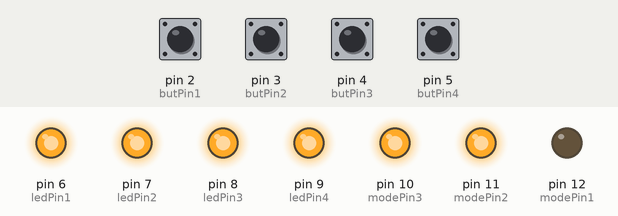
A sketch run on a simulated Arduino Uno, built with avr-gcc and run on an emulated ATmega328P. On the bench: output pins drawn as LEDs (lit = HIGH). The test bench sets the inputs (shaded band); at power-on: pin 2 (butPin1), pin 3 (butPin2), pin 4 (butPin3), pin 5 (butPin4) HIGH. MIDI output is not drawn.

Above: at 1.2 s.
1.3 s: pin 3 (butPin2) pulled LOW for 1 s
At 2.5 s:
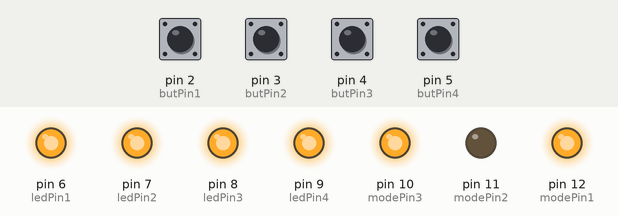
3.8 s: pin 4 (butPin3) pulled LOW for 1 s
At 5.6 s:
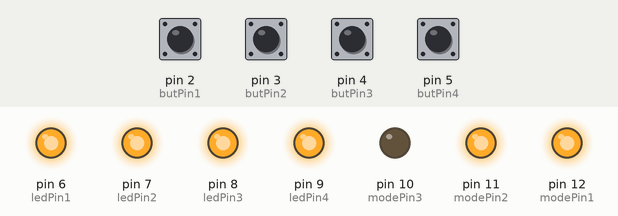
6.3 s: pin 2 (butPin1) pulled LOW for 0.15 s
At 7.3 s:
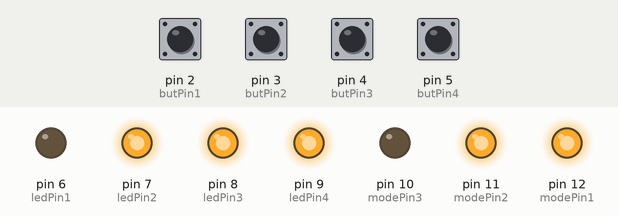
7.9 s: pin 5 (butPin4) pulled LOW for 0.15 s
At 8.5 s:
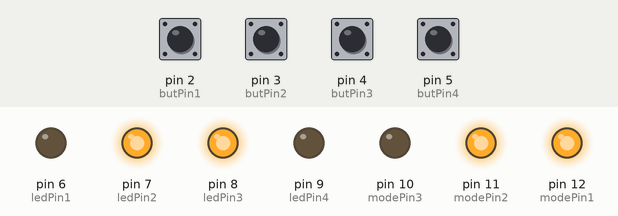
9.5 s: pin 3 (butPin2) pulled LOW for 0.15 s
At 10.8 s:
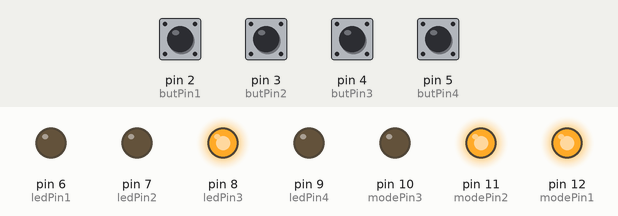
11.1 s: pin 2 (butPin1) pulled LOW for 0.15 s
At 12.2 s:
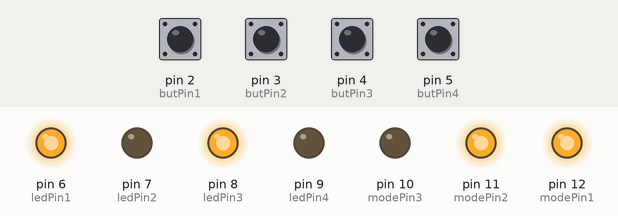
Timing chart, 0 to 13.8 s (numbered marks = the images above; inputs shaded):
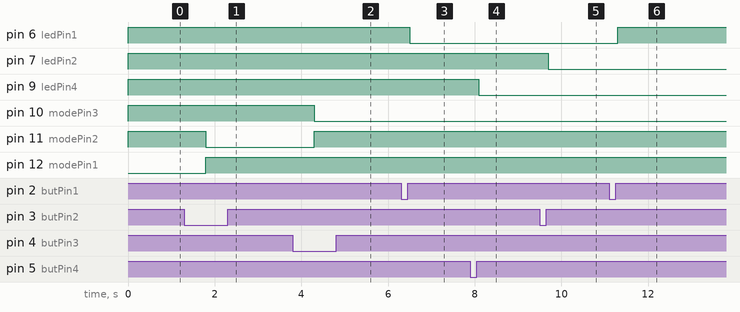

Measured:
- after the input at 1.3 s, pin 11 (modePin2): HIGH → LOW after 0.50 s; pin 12 (modePin1): LOW → HIGH after 0.50 s
- after the input at 3.8 s, pin 10 (modePin3): HIGH → LOW after 0.50 s; pin 11 (modePin2): LOW → HIGH after 0.50 s
- after the input at 6.3 s, pin 6 (ledPin1): HIGH → LOW after 0.20 s
- after the input at 7.9 s, pin 9 (ledPin4): HIGH → LOW after 0.20 s
- after the input at 9.5 s, pin 7 (ledPin2): HIGH → LOW after 0.20 s
- after the input at 11.1 s, pin 6 (ledPin1): LOW → HIGH after 0.20 s

The sketch:

FootController.ino
```cpp
/*
Based on:
4-Way Button: Click, Double-Click, Press+Hold, and Press+Long-Hold Test Sketch
By Jeff Saltzman, Oct. 13, 2009

Changes:
-  support up to 4 buttons (active Low)
-  Removed double-click
-  Removed very long hold
-  Added Midi control messages


Initial setting:

Preset mode:
1) Preset Down
2) Preset Up
3) Snapshot Up
4) Tap Tempo

Snapshot mode:
1) Snapshot 1
2) Snapshot 2
3) Snapshot 3
4) Snapshot 4

Stomp mode:
1)Stomp 1 on/off
2)Stomp 2 on/off
3)Stomp 3 on/off
4)Stomp 4 on/off / Tuner Off in tuner mode

Press and hold:
1) Preset Mode
2) Snapshot Mode
3) Stomp Mode
4) Tuner On
*/

#include <MIDI.h>
MIDI_CREATE_DEFAULT_INSTANCE();

#define butPin1 2 // digital input for button 1
#define butPin2 3 // digital input for button 2
#define butPin3 4 // digital input for button 3
#define butPin4 5 // digital input for button 4
#define ledPin1 6 // digital output pin for LED 1
#define ledPin2 7 // digital output pin for LED 2
#define ledPin3 8 // digital output pin for LED 3
#define ledPin4 9 // digital output pin for LED 4
#define modePin1 12 // digital output pin for mode 1
#define modePin2 11 // digital output pin for mode 2
#define modePin3 10 // digital output pin for mode 3

// LED variables
boolean ledVal1 = true; // state of LED 1
boolean ledVal2 = true; // state of LED 2
boolean ledVal3 = true; // state of LED 3
boolean ledVal4 = true; // state of LED 4

// Button definitions
//int buttonPin = 0;
int buttonPin1 = 2;
int buttonPin2 = 3;
int buttonPin3 = 4;
int buttonPin4 = 5;

// Button timing variables
int debounce = 50; // ms debounce period to prevent flickering when pressing or releasing the button
int DCgap = 50; // max ms between clicks for a double click event
int holdTime = 500; // ms hold period: how long to wait for press+hold event
int longHoldTime = 5000; // ms long hold period: how long to wait for press+hold event
int b;

// Other button variables
boolean buttonVal1 = HIGH; // value read from button
boolean buttonVal2 = HIGH; // value read from button
boolean buttonVal3 = HIGH; // value read from button
boolean buttonVal4 = HIGH; // value read from button
boolean buttonLast1 = HIGH; // buffered value of the button's previous state
boolean buttonLast2 = HIGH; // buffered value of the button's previous state
boolean buttonLast3 = HIGH; // buffered value of the button's previous state
boolean buttonLast4 = HIGH; // buffered value of the button's previous state
boolean DCwaiting1 = false; // whether we're waiting for a double click (down)
boolean DCwaiting2 = false;
boolean DCwaiting3 = false;
boolean DCwaiting4 = false;
boolean DConUp1 = false; // whether to register a double click on next release, or whether to wait and click
boolean DConUp2 = false;
boolean DConUp3 = false;
boolean DConUp4 = false;
boolean singleOK1 = true; // whether it's OK to do a single click
boolean singleOK2 = true;
boolean singleOK3 = true;
boolean singleOK4 = true;
long downTime1 = -1; // time the button was pressed down
long downTime2 = -1;
long downTime3 = -1;
long downTime4 = -1;
long upTime1 = -1; // time the button was released
long upTime2 = -1;
long upTime3 = -1;
long upTime4 = -1;
boolean ignoreUp1 = false; // whether to ignore the button release because the click+hold was triggered
boolean ignoreUp2 = false;
boolean ignoreUp3 = false;
boolean ignoreUp4 = false;
boolean waitForUp1 = false; // when held, whether to wait for the up event
boolean waitForUp2 = false;
boolean waitForUp3 = false;
boolean waitForUp4 = false;
boolean holdEventPast1 = false; // whether or not the hold event happened already
boolean holdEventPast2 = false;
boolean holdEventPast3 = false;
boolean holdEventPast4 = false;
boolean longHoldEventPast1 = false;// whether or not the long hold event happened already
boolean longHoldEventPast2 = false;
boolean longHoldEventPast3 = false;
boolean longHoldEventPast4 = false;

// Midi parameters
int SYSEX1 = 0xF0;
int SYSEX2 = 0xF7;
int ID1 = 0x00;
int ID2 = 0x01;
int ID3 = 0x0C;
int IDAX = 00;
int PAREDIT = 0x04;
int CC = 0xB0;
int PP = 0xC0;
int SWITCH = 0x81;
byte commandByte;
byte noteByte;
byte velocityByte;
int St;
int Mo;
int Dl;
int Rv;

int cc_fs1 = 49;       // 0 - 127
int cc_fs2 = 50;
int cc_fs3 = 51;
int cc_fs4 = 52;
int cc_fs5 = 53;
int cc_fs7 = 54;
int cc_fs8 = 55;
int cc_fs9 = 56;
int cc_fs10 = 57;
int cc_fs11 = 58;
int cc_taptempo = 64;  // 64-127
int cc_tuner = 68;
int cc_snapshot = 69;  // Snapshot-keuze (0= Snapshot 1, 1= Snapshot 2, 2= Snapshot 3, 8= next, 9= previous
int cc_stompmode = 71; // Voetschakelaarmode (0= Stomp, 1= Scroll, 2= Preset, 3= Snapshot, 4= next, 5= previous)

int MODE = 1;          // 1=preset 2=snapshot 3=stomp
int TEMPO = 64;
int TEMPCOUNTER = 0;
int TEMPSTART = 0;
int ShowTunerPage = 0;
int CHAN = 1;
int PC = 0;
int SNAP = 0;
int fs4 = 0;
int fs5 = 0;
int fs6 = 0;
int fs7 = 0;


// The procedures
int checkButton(int button)
{
int event = 0;
  // Read the state of the button
  switch (button) {
     case 2: // ----Procedure for button 1 ----
     buttonVal1 = digitalRead(butPin1);
  if (buttonVal1 == LOW && buttonLast1 == HIGH && (millis() - upTime1) > debounce) {
    downTime1 = millis();
    ignoreUp1 = false;
    waitForUp1 = false;
    singleOK1 = true;
    holdEventPast1 = false;
    longHoldEventPast1 = false;
    if ((millis()-upTime1) < DCgap && DConUp1 == false && DCwaiting1 == true) DConUp1 = true;
    else DConUp1 = false;
    DCwaiting1 = false;
  }

// Button released
  else if (buttonVal1 == HIGH && buttonLast1 == LOW && (millis() - downTime1) > debounce) {
    if (not ignoreUp1) {
      upTime1 = millis();
      if (DConUp1 == false) DCwaiting1 = true;
    else {
      event = 2;
      DConUp1 = false;
      DCwaiting1 = false;
      singleOK1 = false;
      }
    }
  }

// Test for normal click event: DCgap expired
  if ( buttonVal1 == HIGH && (millis()-upTime1) >= DCgap && DCwaiting1 == true && DConUp1 == false && singleOK1 == true) {
      event = 1;
      DCwaiting1 = false;
    }
// Test for hold
  if (buttonVal1 == LOW && (millis() - downTime1) >= holdTime) {
// Trigger "normal" hold
  if (not holdEventPast1) {
    event = 3;
    waitForUp1 = true;
    ignoreUp1 = true;
    DConUp1 = false;
    DCwaiting1 = false;
//downTime = millis();
    holdEventPast1 = true;
    }
  }
    buttonLast1 = buttonVal1;
   return event;
   break;

     case 3: // ----Procedure for button 2 ----
     buttonVal2 = digitalRead(butPin2);
     if (buttonVal2 == LOW && buttonLast2 == HIGH && (millis() - upTime2) > debounce) {
    downTime2 = millis();
    ignoreUp2 = false;
    waitForUp2 = false;
    singleOK2 = true;
    holdEventPast2 = false;
    longHoldEventPast2 = false;
    if ((millis()-upTime2) < DCgap && DConUp2 == false && DCwaiting2 == true) DConUp2 = true;
    else DConUp2 = false;
    DCwaiting2 = false;
  }

// Button released
  else if (buttonVal2 == HIGH && buttonLast2 == LOW && (millis() - downTime2) > debounce) {
    if (not ignoreUp2) {
      upTime2 = millis();
      if (DConUp2 == false) DCwaiting2 = true;
    else {
      event = 2;
      DConUp2 = false;
      DCwaiting2 = false;
      singleOK2 = false;
      }
    }
  }

// Test for normal click event: DCgap expired
  if ( buttonVal2 == HIGH && (millis()-upTime2) >= DCgap && DCwaiting2 == true && DConUp2 == false && singleOK2 == true) {
      event = 1;
      DCwaiting2 = false;
    }
// Test for hold
  if (buttonVal2 == LOW && (millis() - downTime2) >= holdTime) {
// Trigger "normal" hold
  if (not holdEventPast2) {
    event = 3;
    waitForUp2 = true;
    ignoreUp2 = true;
    DConUp2 = false;
    DCwaiting2 = false;
//downTime = millis();
    holdEventPast2 = true;
    }
  }
    buttonLast2 = buttonVal2;
   return event;
   break;

     case 4:   // ----Procedure for button 3 ----
     buttonVal3 = digitalRead(butPin3);
     if (buttonVal3 == LOW && buttonLast3 == HIGH && (millis() - upTime3) > debounce) {
    downTime3 = millis();
    ignoreUp3 = false;
    waitForUp3 = false;
    singleOK3 = true;
    holdEventPast3 = false;
    longHoldEventPast3 = false;
    if ((millis()-upTime3) < DCgap && DConUp3 == false && DCwaiting3 == true) DConUp3 = true;
    else DConUp3 = false;
    DCwaiting3 = false;
  }

// Button released
  else if (buttonVal3 == HIGH && buttonLast3 == LOW && (millis() - downTime3) > debounce) {
    if (not ignoreUp3) {
      upTime3 = millis();
      if (DConUp3 == false) DCwaiting3 = true;
    else {
      event = 2;
      DConUp3 = false;
      DCwaiting3 = false;
      singleOK3 = false;
      }
    }
  }

// Test for normal click event: DCgap expired
  if ( buttonVal3 == HIGH && (millis()-upTime3) >= DCgap && DCwaiting3 == true && DConUp3 == false && singleOK3 == true) {
      event = 1;
      DCwaiting3 = false;
    }
// Test for hold
  if (buttonVal3 == LOW && (millis() - downTime3) >= holdTime) {
// Trigger "normal" hold
  if (not holdEventPast3) {
    event = 3;
    waitForUp3 = true;
    ignoreUp3 = true;
    DConUp3 = false;
    DCwaiting3 = false;
//downTime = millis();
    holdEventPast3 = true;
    }
  }
     buttonLast3 = buttonVal3;
   return event;
   break;

     case 5: // ----Procedure for button 4 ----
     buttonVal4 = digitalRead(butPin4);
     if (buttonVal4 == LOW && buttonLast4 == HIGH && (millis() - upTime4) > debounce) {
    downTime4 = millis();
    ignoreUp4= false;
    waitForUp4 = false;
    singleOK4 = true;
    holdEventPast4 = false;
    longHoldEventPast4 = false;
    if ((millis()-upTime4) < DCgap && DConUp4 == false && DCwaiting4 == true) DConUp4 = true;
    else DConUp4 = false;
    DCwaiting4 = false;
  }

// Button released
  else if (buttonVal4 == HIGH && buttonLast4 == LOW && (millis() - downTime4) > debounce) {
    if (not ignoreUp4) {
      upTime4 = millis();
      if (DConUp4 == false) DCwaiting4 = true;
    else {
      event = 2;
      DConUp4 = false;
      DCwaiting4 = false;
      singleOK4 = false;
      }
    }
  }

// Test for normal click event: DCgap expired
  if ( buttonVal4 == HIGH && (millis()-upTime4) >= DCgap && DCwaiting4 == true && DConUp4 == false && singleOK4 == true) {
      event = 1;
      DCwaiting4 = false;
    }
// Test for hold
  if (buttonVal4 == LOW && (millis() - downTime4) >= holdTime) {
// Trigger "normal" hold
  if (not holdEventPast4) {
    event = 3;
    waitForUp4 = true;
    ignoreUp4 = true;
    DConUp4 = false;
    DCwaiting4 = false;
//downTime = millis();
    holdEventPast4 = true;
    }
  }
      buttonLast4 = buttonVal4;
  return event;
  break;
  }
  // Button pressed down

}

//=================================================
// Events to trigger by click and press+hold

void clickEvent(int stomp) {
// What happens: Program change
  switch (MODE) {
// preset mode
    case 1:  //Preset select

    switch (stomp) {
     case 2:
      digitalWrite(ledPin1, 0);
      PC = --PC;
      if (PC < 0) {
          PC = 24;
      }
//      SendCC(CHAN, 32, 3);
      SendPC(CHAN, PC);
      fs4 = 0;
      fs5 = 0;
      digitalWrite(ledPin1, 1);
      break;

    case 3:
      digitalWrite(ledPin2, 0);
      PC = ++PC;
      if (PC > 23) {
          PC = 0;
      }
//      SendCC(CHAN, 32, 3);
      SendPC(CHAN, PC);
      fs4 = 0;
      fs5 = 0;
      digitalWrite(ledPin2, 1);
      break;

    case 4:
      digitalWrite(ledPin3, 0);
      SendCC(CHAN, cc_snapshot, SNAP);
      SNAP = ++SNAP;
      if (SNAP > 3) {
          SNAP = 0;
      }
      fs4 = 0;
      fs5 = 0;
      digitalWrite(ledPin3, 1);
      break;

    case 5:
      digitalWrite(ledPin4, 0);
      SendCC(CHAN, cc_taptempo, 100);
      digitalWrite(ledPin4, 1);
      break;

    }
    break;

   case 2: //select snapshots
    switch (stomp) {

     case 2:
       SendCC(CHAN, cc_snapshot, 0);
       break;

    case 3:
       SendCC(CHAN, cc_snapshot, 1);
       break;

    case 4:
       SendCC(CHAN, cc_snapshot, 2);
       break;

    case 5:
       SendCC(CHAN, cc_snapshot, 3);
       break;
    }
    break;

   case 3:
    switch (stomp) {
     case 2:
       if (fs4 == 0) {
           SendCC(CHAN, cc_fs4, 127);
           digitalWrite(ledPin1, 0);
           fs4 = 1;
       } else {
           SendCC(CHAN, cc_fs4, 0);
           digitalWrite(ledPin1, 1);
           fs4 = 0;
       }
       break;

    case 3:
       if (fs5 == 0) {
           SendCC(CHAN, cc_fs5, 127);
           digitalWrite(ledPin2, 0);
           fs5 = 1;
       } else {
           SendCC(CHAN, cc_fs5, 0);
           digitalWrite(ledPin2, 1);
           fs5 = 0;
       }
       break;

    case 4:
      digitalWrite(ledPin3, 0);
      SendCC(CHAN, cc_taptempo, 100);
      digitalWrite(ledPin3, 1);
      break;

    case 5:
       if (ShowTunerPage == 0) {
           SendCC(CHAN, cc_tuner, 127);
           digitalWrite(ledPin4, 0);
           ShowTunerPage = 1;
       } else {
           SendCC(CHAN, cc_tuner, 0);
           ShowTunerPage = 0;
           digitalWrite(ledPin4, 1);
       }
       break;
    }
    break;
  }
}

void holdEvent(int pin) {
// What happens: Switch mode
    switch (pin) {
     case 2:  // mode 1
          digitalWrite(modePin1, 0);
          digitalWrite(modePin2, 1);
          digitalWrite(modePin3, 1);
          digitalWrite(ledPin1, 1);
          digitalWrite(ledPin2, 1);
          digitalWrite(ledPin3, 1);
          digitalWrite(ledPin4, 1);
//          fs4 = 0;
//          fs5 = 0;
          ShowTunerPage = 0;
          MODE = 1;
      break;

    case 3:
          digitalWrite(modePin1, 1);
          digitalWrite(modePin2, 0);
          digitalWrite(modePin3, 1);
          digitalWrite(ledPin1, 1);
          digitalWrite(ledPin2, 1);
          digitalWrite(ledPin3, 1);
          digitalWrite(ledPin4, 1);
//          fs4 = 0;
//          fs5 = 0;
          ShowTunerPage = 0;
          MODE = 2;
      break;

    case 4:
          digitalWrite(modePin1, 1);
          digitalWrite(modePin2, 1);
          digitalWrite(modePin3, 0);
          digitalWrite(ledPin1, 1);
          digitalWrite(ledPin2, 1);
          digitalWrite(ledPin3, 1);
          digitalWrite(ledPin4, 1);
//          fs4 = 0;
//          fs5 = 0;
          ShowTunerPage = 0;
          if (fs4 == 0) {
           digitalWrite(ledPin1, 1);
          } else {
           digitalWrite(ledPin1, 0);
          }
          if (fs5 == 0) {
           digitalWrite(ledPin2, 1);
          } else {
           digitalWrite(ledPin2, 0);
          }
          MODE = 3;
      break;

    case 5:
      if (ShowTunerPage == 1) {
         SendCC(CHAN, cc_tuner, 0);
         ShowTunerPage = 127;
      } else {
         SendCC(CHAN, cc_tuner, 127);
         ShowTunerPage = 0;
      }
      break;
    }
}

void longHoldEvent(int pin) {
// What happens: Tuner
  ledVal4 = !ledVal4;
  digitalWrite(ledPin4, ledVal4);
}

uint8_t MIDI_calc_Roland_checksum(uint16_t sum) {
  uint8_t checksum = 0x80 - (sum % 0x80);
  if (checksum == 0x80) checksum = 0;
  return checksum;
}

void SendSysex(int ad1, int ad0, int DATA_IN) {
//  byte *ad = (byte*)&INPIN; //Split the 32-bit address into four bytes: ad[3], ad[2], ad[1] and ad[0]
//  byte ad3 = 0x18;
//  byte ad2 = 0x00;
  int checksum = MIDI_calc_Roland_checksum(0x18 + 0x00 + ad1 + ad0 + DATA_IN); // Calculate the Roland checksum
//  byte checksum = 0x00;
  byte sysexmessage[] = { 0x41, 0x10, 0x00, 0x00, 0x53, 0x12, 0x18, 0x00, ad1, ad0, DATA_IN, checksum };
  MIDI.sendSysEx(12, sysexmessage, false);
  delay(100);
}

void SendCC(int chan, int cc, int val) {
  MIDI.sendControlChange(cc, val, chan);
}

void SendPC(int chan, int prg) {
  MIDI.sendProgramChange(prg, chan);
}

//====the main=============================================

void setup()
{
// Set button input pin
  pinMode(buttonPin1, INPUT);
  digitalWrite(buttonPin1, HIGH );
  pinMode(buttonPin2, INPUT);
  digitalWrite(buttonPin2, HIGH );
  pinMode(buttonPin3, INPUT);
  digitalWrite(buttonPin3, HIGH );
  pinMode(buttonPin4, INPUT);
  digitalWrite(buttonPin4, HIGH );
// Set LED output pins
  pinMode(ledPin1, OUTPUT);
  digitalWrite(ledPin1, ledVal1);
  pinMode(ledPin2, OUTPUT);
  digitalWrite(ledPin2, ledVal2);
  pinMode(ledPin3, OUTPUT);
  digitalWrite(ledPin3, ledVal3);
  pinMode(ledPin4, OUTPUT);
  digitalWrite(ledPin4, ledVal4);
  pinMode(modePin1, OUTPUT);
  pinMode(modePin2, OUTPUT);
  pinMode(modePin3, OUTPUT);
  digitalWrite(modePin1, 0);
  digitalWrite(modePin2, 1);
  digitalWrite(modePin3, 1);
// midi config
  MIDI.begin(MIDI_CHANNEL_OMNI);
  SendPC(CHAN, 0);
}

void loop()
{
// Get button event and act accordingly
     b = checkButton(2);
     if (b == 1) clickEvent(2);
     if (b == 3) holdEvent(2);
     b = checkButton(3);
     if (b == 1) clickEvent(3);
     if (b == 3) holdEvent(3);
     b = checkButton(4);
     if (b == 1) clickEvent(4);
     if (b == 3) holdEvent(4);
     b = checkButton(5);
     if (b == 1) clickEvent(5);
     if (b == 3) holdEvent(5);
}
```
